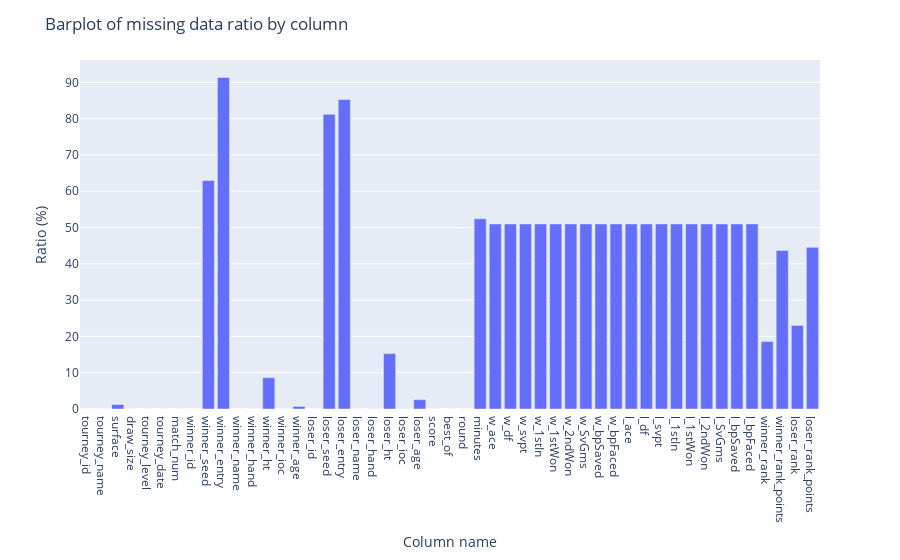

The notebook cell saved with this chart:
### Markdown cell above
### Data completeness

#### Missing data by columns

### Code cell
# Missing data ratio in columns
fig = px.bar(x=df_info_by_column.index, y=df_info_by_column["null_value_ratio"])
fig.update_layout(title="Barplot of missing data ratio by column", yaxis_title="Ratio (%)", xaxis_title="Column name")
fig.show()

### Figure 1 — Plotly figure (JSON) as saved in the notebook; plotly's stock layout.template omitted (floating-point values rounded to 4 significant figures)
{"data": [{"alignmentgroup": "True", "hovertemplate": "x=%{x}<br>y=%{y}<extra></extra>", "legendgroup": "", "marker": {"color": "#636efa", "pattern": {"shape": ""}}, "name": "", "offsetgroup": "", "orientation": "v", "showlegend": false, "textposition": "auto", "type": "bar", "x": ["tourney_id", "tourney_name", "surface", "draw_size", "tourney_level", "tourney_date", "match_num", "winner_id", "winner_seed", "winner_entry", "winner_name", "winner_hand", "winner_ht", "winner_ioc", "winner_age", "loser_id", "loser_seed", "loser_entry", "loser_name", "loser_hand", "loser_ht", "loser_ioc", "loser_age", "score", "best_of", "round", "minutes", "w_ace", "w_df", "w_svpt", "w_1stIn", "w_1stWon", "w_2ndWon", "w_SvGms", "w_bpSaved", "w_bpFaced", "l_ace", "l_df", "l_svpt", "l_1stIn", "l_1stWon", "l_2ndWon", "l_SvGms", "l_bpSaved", "l_bpFaced", "winner_rank", "winner_rank_points", "loser_rank", "loser_rank_points"], "xaxis": "x", "y": [0, 0, 1.231, 0, 0, 0, 0, 0, 62.96, 91.35, 0, 0.009, 8.629, 0.005, 0.709, 0, 81.22, 85.26, 0, 0.034, 15.25, 0.037, 2.564, 0.004, 0, 0, 52.43, 50.99, 50.99, 50.99, 50.99, 50.99, 50.99, 50.99, 50.99, 50.99, 50.99, 50.99, 50.99, 50.99, 50.99, 50.99, 50.99, 50.99, 50.99, 18.58, 43.68, 23.03, 44.54], "yaxis": "y"}], "layout": {"barmode": "relative", "legend": {"tracegroupgap": 0}, "margin": {"t": 60}, "title": {"text": "Barplot of missing data ratio by column"}, "xaxis": {"anchor": "y", "domain": [0, 1], "title": {"text": "Column name"}}, "yaxis": {"anchor": "x", "domain": [0, 1], "title": {"text": "Ratio (%)"}}}}
